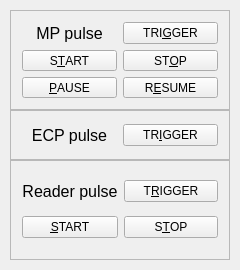
<?xml version="1.0" encoding="UTF-8"?>
<ui version="4.0">
 <class>wgt_process_controlClass</class>
 <widget class="QWidget" name="wgt_process_controlClass">
  <property name="geometry">
   <rect>
    <x>0</x>
    <y>0</y>
    <width>240</width>
    <height>270</height>
   </rect>
  </property>
  <property name="minimumSize">
   <size>
    <width>240</width>
    <height>270</height>
   </size>
  </property>
  <property name="windowTitle">
   <string>wgt_process_control</string>
  </property>
  <widget class="QFrame" name="frame">
   <property name="geometry">
    <rect>
     <x>10</x>
     <y>10</y>
     <width>220</width>
     <height>100</height>
    </rect>
   </property>
   <property name="maximumSize">
    <size>
     <width>220</width>
     <height>100</height>
    </size>
   </property>
   <property name="frameShape">
    <enum>QFrame::StyledPanel</enum>
   </property>
   <property name="frameShadow">
    <enum>QFrame::Raised</enum>
   </property>
   <property name="lineWidth">
    <number>1</number>
   </property>
   <layout class="QGridLayout" name="gridLayout">
    <item row="0" column="0">
     <widget class="QLabel" name="label">
      <property name="font">
       <font>
        <pointsize>12</pointsize>
       </font>
      </property>
      <property name="text">
       <string>MP pulse</string>
      </property>
      <property name="alignment">
       <set>Qt::AlignCenter</set>
      </property>
     </widget>
    </item>
    <item row="0" column="1">
     <widget class="QPushButton" name="mp_trigger_pushButton">
      <property name="text">
       <string>TRI&amp;GGER</string>
      </property>
      <property name="shortcut">
       <string>G</string>
      </property>
     </widget>
    </item>
    <item row="1" column="0">
     <widget class="QPushButton" name="mp_start_pushButton">
      <property name="text">
       <string>S&amp;TART</string>
      </property>
      <property name="shortcut">
       <string>T</string>
      </property>
     </widget>
    </item>
    <item row="1" column="1">
     <widget class="QPushButton" name="mp_stop_pushButton">
      <property name="text">
       <string>ST&amp;OP</string>
      </property>
      <property name="shortcut">
       <string>O</string>
      </property>
     </widget>
    </item>
    <item row="2" column="0">
     <widget class="QPushButton" name="mp_pause_pushButton">
      <property name="text">
       <string>&amp;PAUSE</string>
      </property>
      <property name="shortcut">
       <string>P</string>
      </property>
     </widget>
    </item>
    <item row="2" column="1">
     <widget class="QPushButton" name="mp_resume_pushButton">
      <property name="text">
       <string>R&amp;ESUME</string>
      </property>
      <property name="shortcut">
       <string>E</string>
      </property>
     </widget>
    </item>
   </layout>
  </widget>
  <widget class="QFrame" name="frame_2">
   <property name="geometry">
    <rect>
     <x>10</x>
     <y>110</y>
     <width>220</width>
     <height>50</height>
    </rect>
   </property>
   <property name="maximumSize">
    <size>
     <width>220</width>
     <height>100</height>
    </size>
   </property>
   <property name="autoFillBackground">
    <bool>false</bool>
   </property>
   <property name="frameShape">
    <enum>QFrame::StyledPanel</enum>
   </property>
   <property name="frameShadow">
    <enum>QFrame::Raised</enum>
   </property>
   <property name="lineWidth">
    <number>1</number>
   </property>
   <layout class="QGridLayout" name="gridLayout_2">
    <item row="0" column="1">
     <widget class="QPushButton" name="all_ecp_trigger_pushButton">
      <property name="text">
       <string>TR&amp;IGGER</string>
      </property>
      <property name="shortcut">
       <string>I</string>
      </property>
     </widget>
    </item>
    <item row="0" column="0">
     <widget class="QLabel" name="label_2">
      <property name="font">
       <font>
        <pointsize>12</pointsize>
       </font>
      </property>
      <property name="text">
       <string>ECP pulse</string>
      </property>
      <property name="alignment">
       <set>Qt::AlignCenter</set>
      </property>
     </widget>
    </item>
   </layout>
  </widget>
  <widget class="QFrame" name="frame_3">
   <property name="geometry">
    <rect>
     <x>10</x>
     <y>160</y>
     <width>220</width>
     <height>100</height>
    </rect>
   </property>
   <property name="maximumSize">
    <size>
     <width>220</width>
     <height>100</height>
    </size>
   </property>
   <property name="frameShape">
    <enum>QFrame::StyledPanel</enum>
   </property>
   <property name="frameShadow">
    <enum>QFrame::Raised</enum>
   </property>
   <property name="lineWidth">
    <number>1</number>
   </property>
   <layout class="QGridLayout" name="gridLayout_3">
    <item row="0" column="1">
     <widget class="QPushButton" name="all_reader_trigger_pushButton">
      <property name="text">
       <string>T&amp;RIGGER</string>
      </property>
      <property name="shortcut">
       <string>R</string>
      </property>
     </widget>
    </item>
    <item row="1" column="1">
     <widget class="QPushButton" name="all_reader_stop_pushButton">
      <property name="text">
       <string>S&amp;TOP</string>
      </property>
      <property name="shortcut">
       <string>T</string>
      </property>
     </widget>
    </item>
    <item row="0" column="0">
     <widget class="QLabel" name="label_3">
      <property name="font">
       <font>
        <pointsize>12</pointsize>
       </font>
      </property>
      <property name="text">
       <string>Reader pulse</string>
      </property>
      <property name="alignment">
       <set>Qt::AlignCenter</set>
      </property>
      <property name="wordWrap">
       <bool>true</bool>
      </property>
     </widget>
    </item>
    <item row="1" column="0">
     <widget class="QPushButton" name="all_reader_start_pushButton">
      <property name="text">
       <string>&amp;START</string>
      </property>
      <property name="shortcut">
       <string>S</string>
      </property>
     </widget>
    </item>
   </layout>
  </widget>
 </widget>
 <layoutdefault spacing="6" margin="11"/>
 <resources/>
 <connections/>
</ui>
